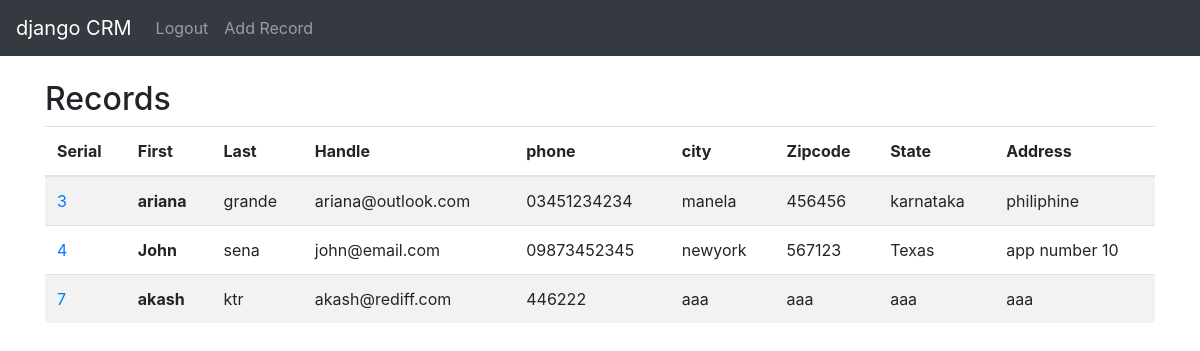
The app's page / (signed in) with its own data.
### website/models.py (models this page shows, shortened)
class Record(models.Model):
    created_at = models.DateTimeField(auto_now_add=True)
    first_name = models.CharField(max_length=50)
    last_name = models.CharField(max_length=50)
    email = models.CharField(max_length=50)
    phone = models.CharField(max_length=15)
    address = models.CharField(max_length=100)
    city = models.CharField(max_length=50)
    state = models.CharField(max_length=50)
    zipcode = models.CharField(max_length=20)

### website/views.py (the view)
# urls.py: 2. Add a URL to urlpatterns:  path('', views.home, name='home')
def home(request):
    records = Record.objects.all()
    if request.method == 'POST':
        username = request.POST['username']
        password = request.POST['password']
        user = authenticate(request, username=username, password=password)
        print(user, 'user****')
        if user is not None:
            login(request, user)
            messages.success(request, 'You have successfully loged in')
            return redirect('home')
        else:
            messages.success(request, 'there was an error in login')
            return redirect('home')
    else:
        return render(request, 'home.html', {'records' : records})

### website/templates/home.html (shortened to what this page needs)
{% extends 'base.html' %}
{% block content %}
<div >
    {% if user.is_authenticated %}
    <h2>Records</h2>
    {% if records %}
        <table class="table table-striped">
              <thead>
                <tr>
                  <th scope="col">Serial</th>
                  <th scope="col">First</th>
                  <th scope="col">Last</th>
                  <th scope="col">Handle</th>
                  <th scope="col">phone</th>
                  <th scope="col">city</th>
                  <th scope="col">Zipcode</th>
                  <th scope="col">State</th>
                  <th scope="col">Address</th>
                </tr>
              </thead>
              <tbody>
              {% for record in records %}
                <tr>
                    <td><a href="{% url 'record' record.id %}">{{ record.id }}</a></td>
                  <th scope="row">{{ record.first_name }}</th>
                  <td>{{ record.last_name }}</td>
                  <td>{{ record.email }}</td>
                  <td>{{ record.phone }}</td>
                  <td>{{ record.city }}</td>
                  <td>{{ record.zipcode }}</td>
                  <td>{{ record.state }}</td>
                  <td>{{ record.address }}</td>
                </tr>
                {% endfor %}
              </tbody>
        </table>
    {% endif %}
{% endif %}
{% endblock %}

### website/templates/base.html (shortened to what this page needs)
<!doctype html>
<html lang="en">
  <head>
    <link rel="stylesheet" href="https://cdn.jsdelivr.net/npm/bootstrap@4.3.1/dist/css/bootstrap.min.css">
  </head>
  <body>
  {% include 'navbar.html' %}
  <div class='container'>
    <br>
  {% block content %}
  {% endblock%}
  </div>
  </body>
</html>

### website/templates/navbar.html (shortened to what this page needs)
<nav class="navbar navbar-expand-lg navbar-dark bg-dark">
  <a class="navbar-brand" href="{% url 'home' %}">django CRM</a>
  <div class="collapse navbar-collapse" id="navbarSupportedContent">
    <ul class="navbar-nav mr-auto">
      {% if user.is_authenticated %}
      <li class="nav-item">
        <a class="nav-link" href="{% url 'logout' %}">Logout</a>
      </li>
      <li class="nav-item">
        <a class="nav-link" href="{% url 'add_record' %}">Add Record</a>
      </li>
      {% endif %}
    </ul>
  </div>
</nav>

### records on screen
Record: id "3", first_name "ariana", last_name "grande", email "ariana@outlook.com", phone "03451234234", city "manela", zipcode "456456", state "karnataka", address "philiphine"
Record: id "4", first_name "John", last_name "sena", email "john@email.com", phone "09873452345", city "newyork", zipcode "567123", state "Texas", address "app number 10"
Record: id "7", first_name "akash", last_name "ktr", email "akash@rediff.com", phone "446222", city "aaa", zipcode "aaa", state "aaa", address "aaa"
